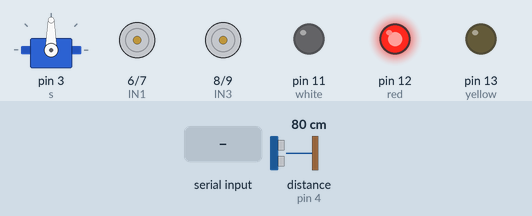
Recording of a sketch running on a simulated Arduino Uno, built with avr-gcc and run on an emulated ATmega328P. Shown: servo, motor-driver pin pairs drawn as motors (green arrow = first pin HIGH = forward, orange = second pin HIGH = backward, longer = more drive, scaled by the enable pin), output pins drawn as LEDs (lit = HIGH). The inputs (shaded band) are chosen by the test bench; at power-on: distance to the obstacle (sensor on pin 4) 80 cm. The echo pulse lasts 58.3 µs per cm.

Above: at 3.2 s.
3.3 s: "2" received over Serial
At 4.7 s:
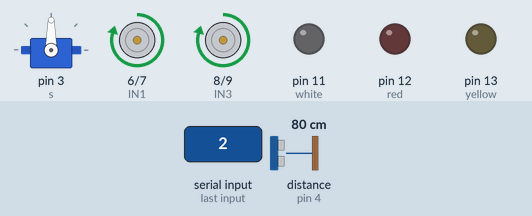
6.3 s: "6" received over Serial
At 7.5 s:
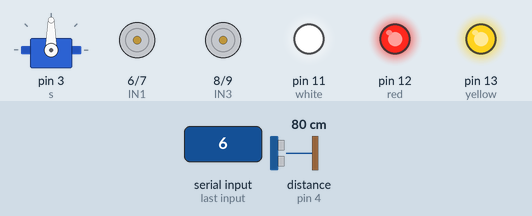
7.8 s: "1" received over Serial
At 8.9 s:
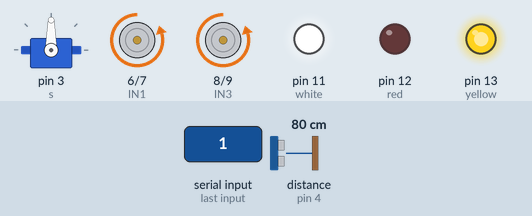
9.3 s: "7" received over Serial
At 10.1 s:
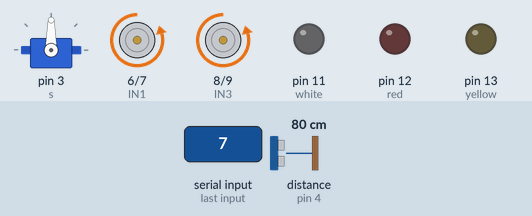
10.8 s: "4" received over Serial
At 11.5 s:
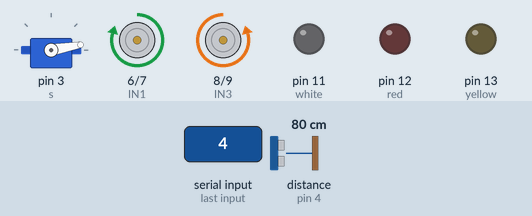
13.1 s: "5" received over Serial
At 13.8 s:
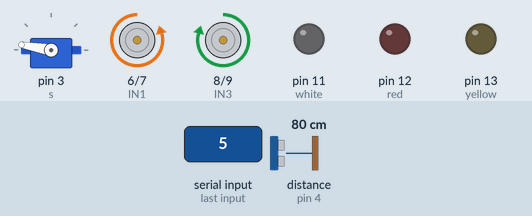
Timing chart, 0 to 16.1 s (numbered marks = the images above; inputs shaded):
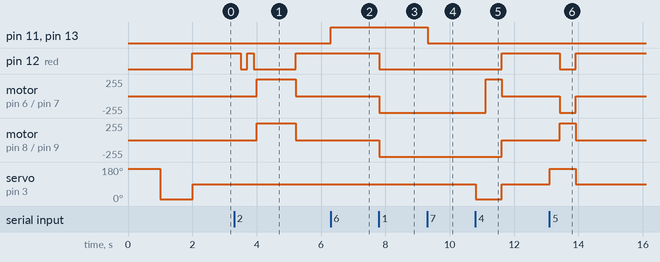

The sketch:

sketch_oct24c.ino
```cpp
#include <Ultrasonic.h>
Ultrasonic u = Ultrasonic(2, 4);  //Trig,Echo


#include <Servo.h>
Servo s = Servo();

int ENA = 5;
int IN1 = 6;
int IN2 = 7;

int IN3 = 8;
int IN4 = 9;
int ENB = 10;

int white = 11;
int red = 12;
int yellow = 13;

void setup() {
  s.attach(3);  //Servo pin

  //Light
  pinMode(white, OUTPUT);   //White LED 10
  pinMode(red, OUTPUT);     //Red LED 9
  pinMode(yellow, OUTPUT);  //Yellow LED 8

  //Motor A
  pinMode(ENA, OUTPUT);
  pinMode(IN1, OUTPUT);
  pinMode(IN2, OUTPUT);
  analogWrite(ENA, 250);

  //Motor B
  pinMode(ENB, OUTPUT);
  pinMode(IN3, OUTPUT);
  pinMode(IN4, OUTPUT);
  analogWrite(ENB, 250);

  s.write(170);
  delay(1000);
  s.write(10);
  delay(1000);
  s.write(90);
  digitalWrite(red, HIGH);

  Serial.begin(9600);  //Serial Monitor
}

void loop() {

  int x = Serial.read();

  int d = u.read();

  if (d < 15) {
    digitalWrite(IN1, LOW);
    digitalWrite(IN2, LOW);
    digitalWrite(IN3, LOW);
    digitalWrite(IN4, LOW);
    digitalWrite(red, HIGH);
  }

  if (x == '6') {
    digitalWrite(white, HIGH);
    digitalWrite(yellow, HIGH);
  }

  if (x == '7') {
    digitalWrite(white, LOW);
    digitalWrite(yellow, LOW);
  }

  //Forward
  if (d > 20) {

    if (x == '1') {

      digitalWrite(red, LOW);

      digitalWrite(IN1, LOW);
      digitalWrite(IN2, HIGH);
      digitalWrite(IN3, LOW);
      digitalWrite(IN4, HIGH);

      if (x == '6') {
        digitalWrite(white, HIGH);
        digitalWrite(yellow, HIGH);
      }
    }
  }

  //Reverse
  if (x == '2') {

    digitalWrite(red, HIGH);
    delay(200);
    digitalWrite(red, LOW);
    delay(200);
    digitalWrite(red, HIGH);
    delay(200);
    digitalWrite(red, LOW);
    delay(100);

    digitalWrite(IN1, HIGH);
    digitalWrite(IN2, LOW);
    digitalWrite(IN3, HIGH);
    digitalWrite(IN4, LOW);

    if (x == '6') {
      digitalWrite(white, HIGH);
      digitalWrite(yellow, HIGH);
    }

    delay(1200);
    digitalWrite(IN1, LOW);
    digitalWrite(IN2, LOW);
    digitalWrite(IN3, LOW);
    digitalWrite(IN4, LOW);
    digitalWrite(red, HIGH);
  }

  //Stop
  if (x == '3') {
    digitalWrite(IN1, LOW);
    digitalWrite(IN2, LOW);
    digitalWrite(IN3, LOW);
    digitalWrite(IN4, LOW);
    digitalWrite(red, HIGH);
  }

  //Turn Right
  if (x == '4') {
    s.write(10);
    delay(300);

    int d2 = u.read();
    if (d2 > 20) {
      // analogWrite(ENA, 85);

      digitalWrite(red, LOW);

      digitalWrite(IN1, HIGH);
      digitalWrite(IN2, LOW);
      digitalWrite(IN3, LOW);
      digitalWrite(IN4, HIGH);
      delay(500);

      digitalWrite(red, HIGH);

      digitalWrite(IN1, LOW);
      digitalWrite(IN2, LOW);
      digitalWrite(IN3, LOW);
      digitalWrite(IN4, LOW);
      // analogWrite(ENA, 100);
    }
    s.write(90);
  }

  //Turn Left
  if (x == '5') {
    s.write(170);
    delay(300);

    int d2 = u.read();
    if (d2 > 20) {

      // analogWrite(ENA, 85);

      digitalWrite(red, LOW);

      digitalWrite(IN1, LOW);
      digitalWrite(IN2, HIGH);
      digitalWrite(IN3, HIGH);
      digitalWrite(IN4, LOW);
      delay(500);

      digitalWrite(red, HIGH);

      digitalWrite(IN1, LOW);
      digitalWrite(IN2, LOW);
      digitalWrite(IN3, LOW);
      digitalWrite(IN4, LOW);
      // analogWrite(ENA, 100);
    }

    s.write(90);
  }
}
```

Measured:
- after the input at 3.3 s, pin 12 (red): HIGH → LOW after 0.21 s, → HIGH 0.20 s later, → LOW 0.20 s later, → HIGH 1.3 s later; motor on pin 6 (IN1) / pin 7 (IN2), motor on pin 8 (IN3) / pin 9 (IN4): stopped → forward 250/255 after 0.71 s, → stopped 1.2 s later
- after the input at 6.3 s, pin 11 (white), pin 13 (yellow): LOW → HIGH at once
- after the input at 7.8 s, pin 12 (red): HIGH → LOW at once; motor on pin 6 (IN1) / pin 7 (IN2), motor on pin 8 (IN3) / pin 9 (IN4): stopped → backward 250/255 at once
- after the input at 9.3 s, pin 11 (white), pin 13 (yellow): HIGH → LOW at once
- after the input at 10.8 s, pin 12 (red): LOW → HIGH after 0.81 s; motor on pin 6 (IN1) / pin 7 (IN2): backward 250/255 → forward 250/255 after 0.31 s, → stopped 0.50 s later; motor on pin 8 (IN3) / pin 9 (IN4): backward 250/255 → stopped after 0.81 s; servo on pin 3 (s): 90° → 10° at once, → 90° 0.81 s later
- after the input at 13.1 s, pin 12 (red): HIGH → LOW after 0.31 s, → HIGH 0.50 s later; motor on pin 6 (IN1) / pin 7 (IN2): stopped → backward 250/255 after 0.31 s, → stopped 0.50 s later; motor on pin 8 (IN3) / pin 9 (IN4): stopped → forward 250/255 after 0.31 s, → stopped 0.50 s later; servo on pin 3 (s): 90° → 170° at once, → 90° 0.81 s later
